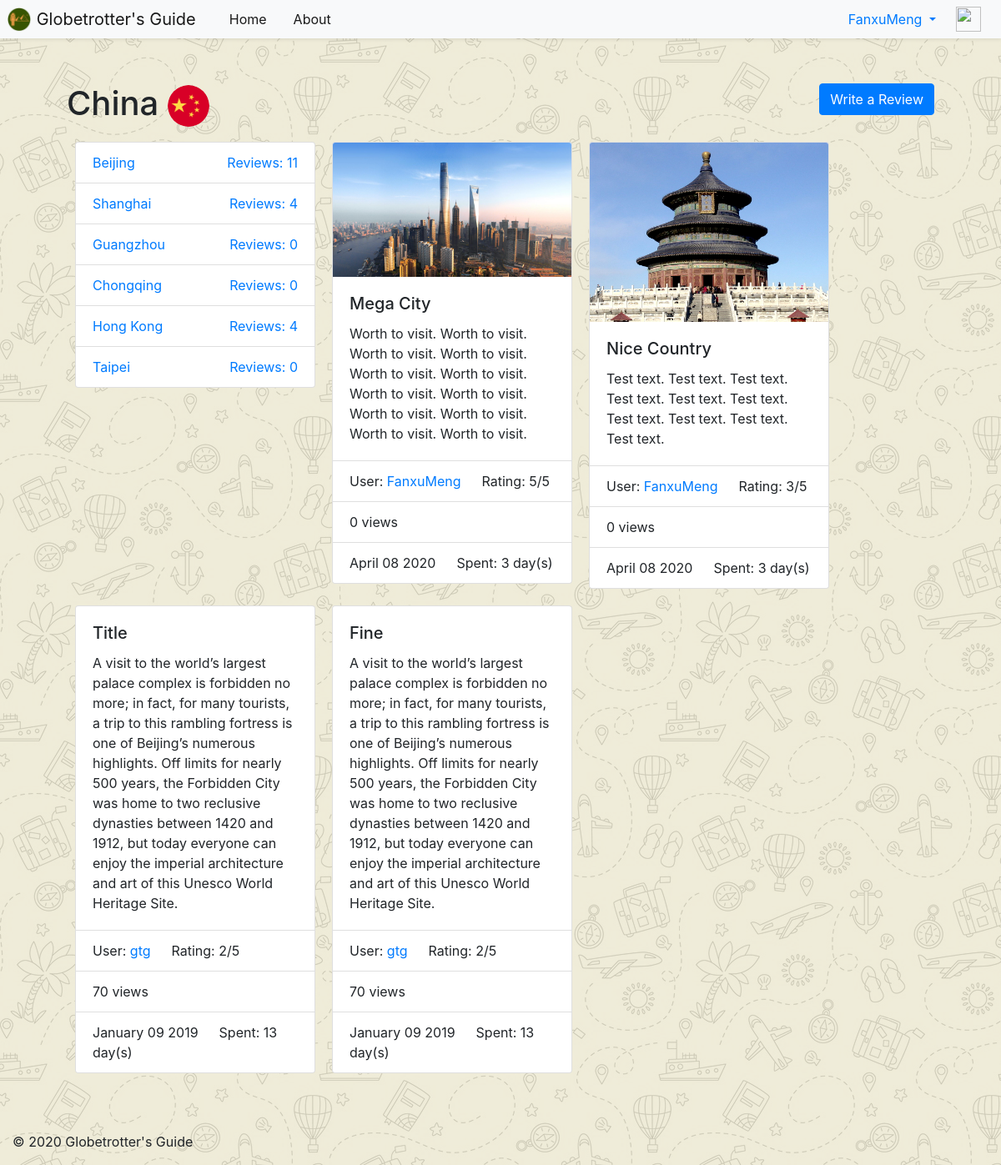
The app's page /GlobetrottersGuide/asia/china/ (signed in) with its own data.
### GlobetrottersGuide/models.py (models this page shows, shortened)
class Country(models.Model):
    NAME_MAX_LENGTH = 128
    continent = models.ForeignKey(Continent, on_delete=models.CASCADE)
    name = models.CharField(max_length=128, unique=True)
    views = models.IntegerField(default=0)
    likes = models.IntegerField(default=0)
    flag = models.ImageField(upload_to='flags',blank=True)
    slug = models.SlugField(unique=True)
    reviewNum = 0
    class Meta:
        verbose_name_plural = 'Countries'

class City(models.Model):
    NAME_MAX_LENGTH = 128
    country = models.ForeignKey(Country, on_delete=models.CASCADE)
    name = models.CharField(max_length=128, unique=True)
    views = models.IntegerField(default=0)
    likes = models.IntegerField(default=0)
    slug = models.SlugField(unique=True)
    reviewNum = 0
    class Meta:
        verbose_name_plural = 'Cities'

class countryReview(models.Model):
    TEXT_MAX_LENGTH = 2000
    RATING_CHOICES = (
        (1, '1'),
        (2, '2'),
        (3, '3'),
        (4, '4'),
        (5, '5'),
    )
    user = models.ForeignKey(User, on_delete=models.CASCADE)
    belong_country = models.ForeignKey(Country, on_delete=models.CASCADE)
    publish_date = models.DateTimeField('date published')
    views = models.IntegerField(default=0)
    likes = models.IntegerField(default=0)
    timeSpent = models.DurationField(blank=False)
    image = models.ImageField(upload_to='review_images', blank=True)
    title = models.CharField(max_length=128, default='Title')
    text = models.TextField(max_length=2000, blank=False)
    rating = models.IntegerField(choices=RATING_CHOICES)

### GlobetrottersGuide/views.py (the view)
def home_country(request, continent_name_slug, country_name_slug):
    context_dict = {}
    try:
        continent = Continent.objects.get(slug=continent_name_slug)
        country = Country.objects.get(slug=country_name_slug)
        city_list = City.objects.filter(country=country).order_by('-views')[:10]
        review_list = countryReview.objects.filter(belong_country=country).order_by('-publish_date')
        context_dict['continent'] = continent
        context_dict['country'] = country
        context_dict['cities'] = city_list
        context_dict['reviews'] = review_list
    except City.DoesNotExist:
        context_dict['cities'] = None
        context_dict['reviews'] = None
    for city in city_list:
            city.reviewNum = getCityReviewNum(city.slug)
    return render(request, 'GlobetrottersGuide/home_country.html', context=context_dict)

### GlobetrottersGuide/views.py (called while the page is built)
def getCityReviewNum(city_slug):
    count = 0
    for review in cityReview.objects.all():
        if review.belong_city.slug == city_slug:
            count+=1
    return count

### templates/GlobetrottersGuide/home_country.html
<!DOCTYPE html>
{% extends 'GlobetrottersGuide/base.html' %}
{% load staticfiles %}
{% load gtg_template_tags %}
{%block title_block %}
    <div class="row">
        <div class="col">
        <h1>{{ country.name }}
            {% with 'flags/'|add:country.slug|add:'.png' as img %}
            <img class="rounded-circle" src="{% static img %}" style="width:50px;height:50px;" alt=""/>
            {% endwith %}
        </h1>
        </div>
        <div class="col">
            <a role="button" class="btn btn-primary" href="{% url 'GlobetrottersGuide:ReviewCountry' continent_name_slug=continent.slug country_name_slug=country.slug %}" style="float:right">Write a Review</a>
        </div>
    </div>
{% endblock %}
{% block body_block %}
    <ul class="list-group" style="margin:10px;width:18rem;float:left;">
        {% if cities %}
            {% for city in cities %}
            <li class="list-group-item">
                <a href="{% url 'GlobetrottersGuide:city' continent.slug country.slug city.slug %}">{{ city.name }}<span style="float:right">Reviews: {{ city.reviewNum }}</span>
                </a>
            </li>
            {% endfor %}
        {% else %}
            <li class="list-group-item">There is no city in database.</li>
        {% endif %}
    </ul>
    {% if reviews %}
    {% for review in reviews %}
        <div class="card" style="width: 18rem;margin:10px;float:left;">
            {% if review.image %}
            <img src="{{ review.image.url }}" class="card-img-top" alt="No Image">
            {% endif %}
            <div class="card-body">
                <h5 class="card-title">{{ review.title }}</h5>
                <p class="card-text">{{ review.text }}</p>
            </div>
            <ul class="list-group list-group-flush">
                <li class="list-group-item">
                    User:
                    <a href="{% url 'GlobetrottersGuide:UserProfile' review.user.username %}">{{ review.user.username }}</a>
                    &emsp; Rating: {{ review.rating }}/5
                </li>
                <li class="list-group-item">{{ review.views }} views</li>
                <li class="list-group-item">{{ review.publish_date | date:"F d Y" }} &emsp; Spent: {{ review.timeSpent.days }} day(s)</li>
            </ul>
        </div>
    {% endfor %}
    {% else %}
        <p style="float:left;margin:10px"><h2>No one has reviewed this country yet.</h2></p>
    {% endif %}
{% endblock %}

### templates/GlobetrottersGuide/base.html (shortened to what this page needs)
<!DOCTYPE html>
{% load staticfiles %}
{% load gtg_template_tags %}
<html lang="en">
    <head>
    <link href="https://getbootstrap.com/docs/4.2/dist/css/bootstrap.min.css" rel="stylesheet">
    <link href="{%  static 'css/base-style.css' %}" rel="stylesheet">
    </head>
    <body>
        <header>
            <nav class="navbar navbar-expand-md navbar-light fixed-top bg-light p-0 shadow-sm">
                <a class="navbar-brand p-2" href="{% url 'GlobetrottersGuide:HomePage' %}">
                    <img src="{% static 'images/gtg_logo.ico' %}" width="30" height="30" class="d-inline-block align-top" alt="">
                    Globetrotter's Guide
                </a>
                    <div class="collapse navbar-collapse" id="navbarNavDropdown">
                        <ul class="navbar-nav mr-auto">
                            <li class="nav-item active"><a class="nav-link" style="padding:8px 16px 8px 16px;" href="{% url 'GlobetrottersGuide:HomePage' %}">Home</a></li>
                            <li class="nav-item active"><a class="nav-link" style="padding:8px 16px 8px 16px;" href="{% url 'GlobetrottersGuide:about' %}">About</a></li>
                        </ul>
                        {% if user.is_authenticated %}
                            <ul class="nav-item dropdown" style="margin:0;padding:0;">
                                <a class="nav-link dropdown-toggle" href="#" data-toggle="dropdown"
                                   aria-labelledby="navbarDropdownMenuLink" role="button">{{ user.username }}
                                </a>
                            </ul>
                            <a class="navbar-brand p-2" href="{% url 'GlobetrottersGuide:UserProfile' user.username %}">
                            <img src="{{ userProfile.picture.url }}" width="30" height="30" class="d-inline-block align-top" alt="">
                            </a>
                        {% else %}
                            <div style="position:relative; right:50px">
                            <a class="btn btn-outline-success" href="{% url 'auth_login' %}" style="margin:10px 0px 10px 70px" >Login</a>
                            <a class="btn btn-outline-primary" href="{% url 'registration_register' %}" style="margin: 10px 20px 10px 0px;" >Sign up</a>
                            </div>
                        {% endif %}
                    </div>
            </nav>
        </header>
        <div class="container-fluid">
            <div class="row" style="margin: 100px 50px 100px 50px;">
                <main role="main" class="col-md">
                    {% block title_block %}{% endblock %}
                    {% block body_block %}{% endblock %}
                </main>
            </div>
        </div>
        <div>
            <footer class="container" style="position:fixed;bottom:0"><p>&copy; 2020 Globetrotter's Guide </p></footer>
        </div>
    </body>
</html>

### static/css/base-style.css (style rules this page uses)
body { background-image: url("background-bwy.png"); background-color: #cccccc; }

### records on screen
Country: name "China"
City: name "Beijing", reviewNum "11"
City: name "Shanghai", reviewNum "4"
City: name "Guangzhou", reviewNum "0"
City: name "Chongqing", reviewNum "0"
City: name "Hong Kong", reviewNum "4"
City: name "Taipei", reviewNum "0"
countryReview: image (picture), title "Mega City", text "Worth to visit. Worth to visit. Worth to visit. Worth to visit. Worth to visit. Worth to visit. Worth to visit. Worth to visit. Worth to visit. Worth to visit. Worth to visit. Worth to visit.", user.username "FanxuMeng", rating "5", views "0", publish_date "April 08 2020", timeSpent.days "3"
countryReview: image (picture), title "Nice Country", text "Test text. Test text. Test text. Test text. Test text. Test text. Test text. Test text. Test text. Test text.", user.username "FanxuMeng", rating "3", views "0", publish_date "April 08 2020", timeSpent.days "3"
countryReview: title "Title", text "A visit to the world’s largest palace complex is forbidden no more; in fact, for many tourists, a trip to this rambling fortress is one of Beijing’s numerous highlights. Off limits for nearly 500 years, the Forbidden City was home to two reclusive dynasties between 1420 and 1912, but today everyone can enjoy the imperial architecture and art of this Unesco World Heritage Site.", user.username "gtg", rating "2", views "70", publish_date "January 09 2019", timeSpent.days "13"
countryReview: title "Fine", text "A visit to the world’s largest palace complex is forbidden no more; in fact, for many tourists, a trip to this rambling fortress is one of Beijing’s numerous highlights. Off limits for nearly 500 years, the Forbidden City was home to two reclusive dynasties between 1420 and 1912, but today everyone can enjoy the imperial architecture and art of this Unesco World Heritage Site.", user.username "gtg", rating "2", views "70", publish_date "January 09 2019", timeSpent.days "13"

### other values on screen
{{ user.username }} "FanxuMeng"
